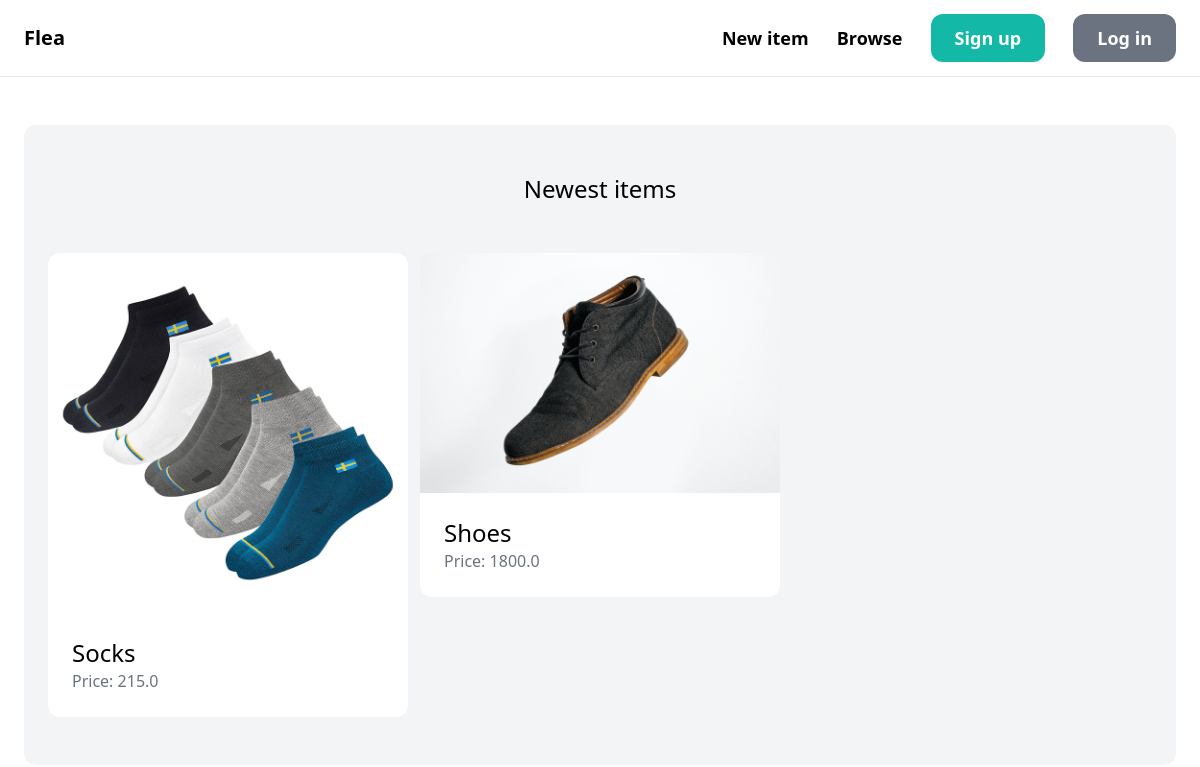
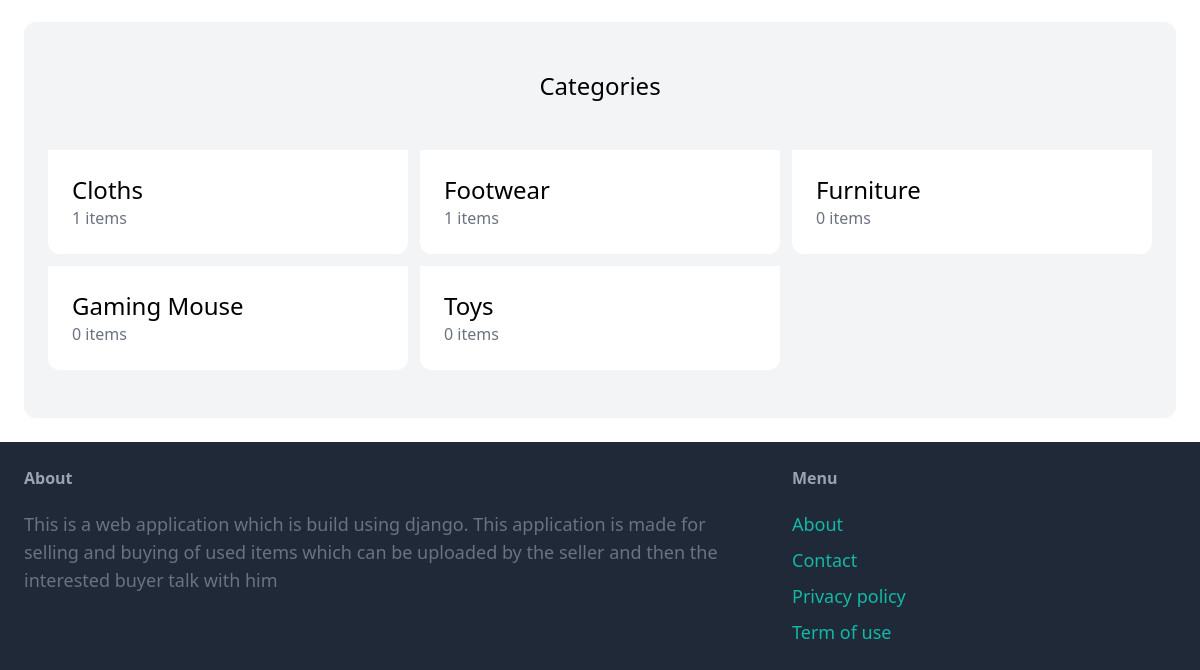
Before: / with the older database file (2 pictures, top to bottom).
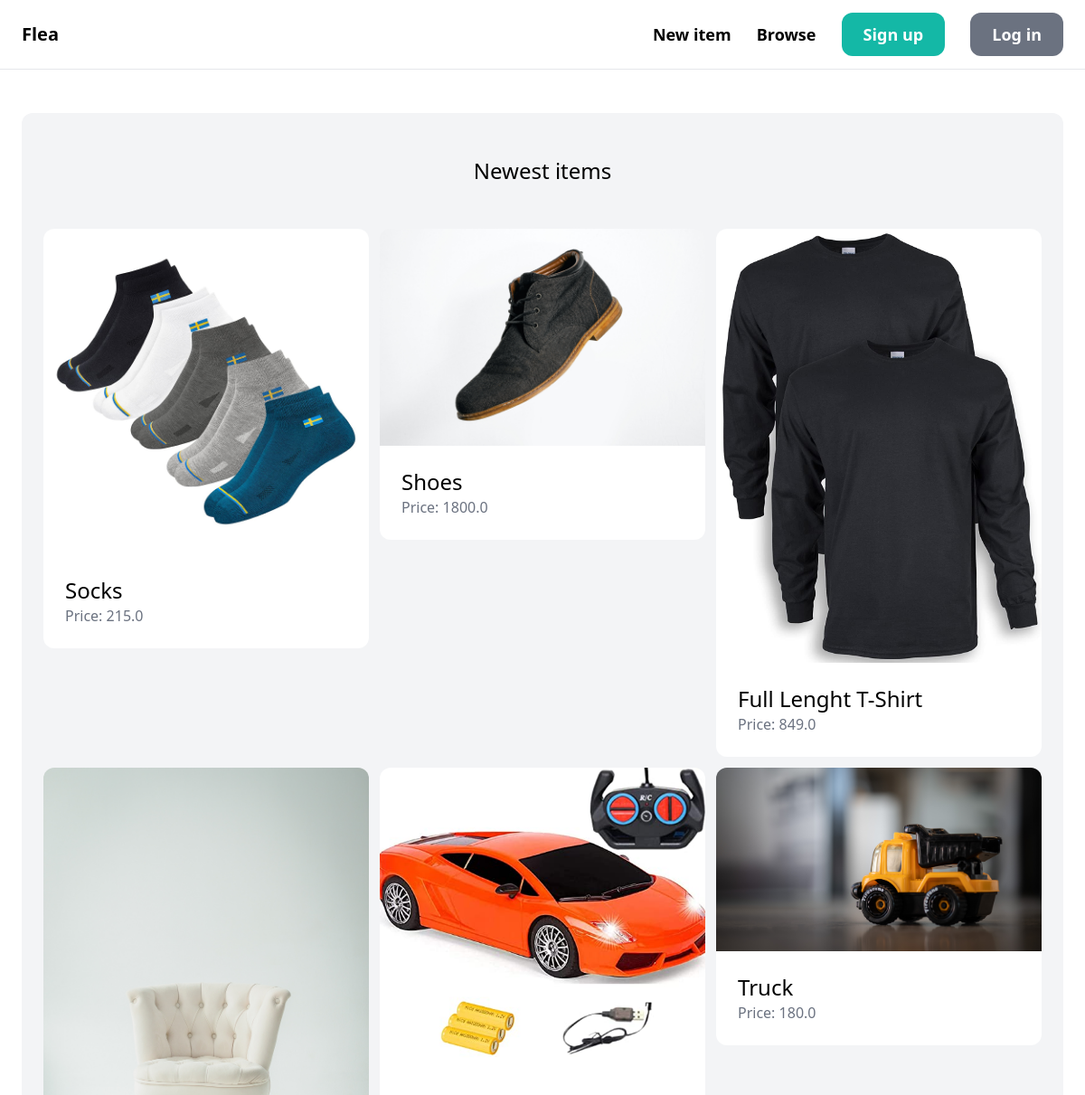
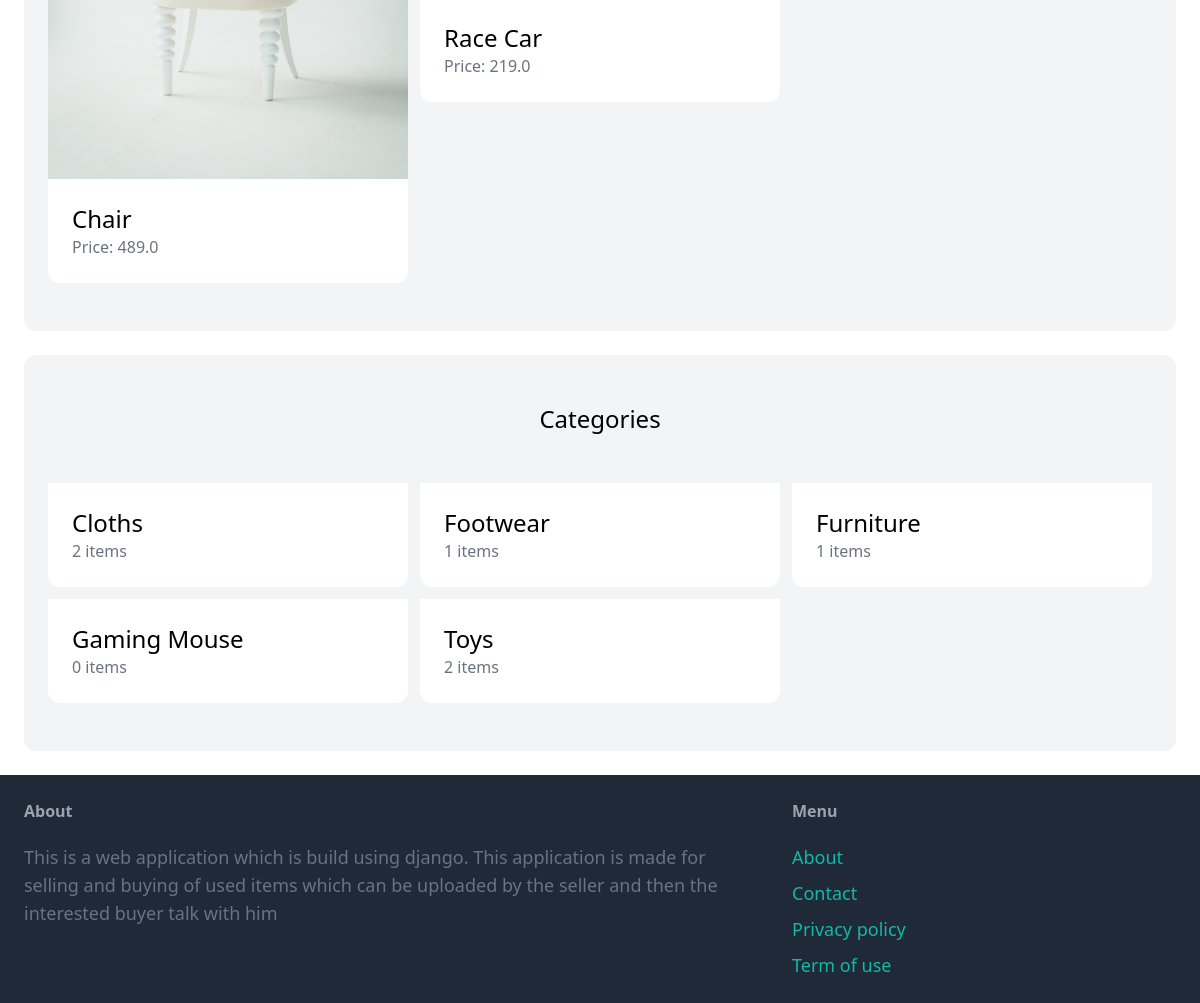
After: the same page with the newer database file (2 pictures, top to bottom).
### item/models.py (models this page shows, shortened)
class Item(models.Model):
    category = models.ForeignKey(Category, related_name='items', on_delete=models.CASCADE)
    name = models.CharField(max_length=255)
    description = models.TextField(blank=True, null=True)
    price = models.FloatField()
    image = models.ImageField(upload_to='item_images', blank=True, null=True)
    is_sold = models.BooleanField(default=False)
    created_by = models.ForeignKey(User, related_name='items', on_delete=models.CASCADE)
    created_at = models.DateTimeField(auto_now_add=True)

class Category(models.Model):
    name = models.CharField(max_length=255)
    class Meta:
        ordering = ('name',)
        verbose_name_plural = 'Categories'

### core/views.py (the view)
# urls.py: path('', views.index, name='index'),
def index(request):
    items = Item.objects.filter(is_sold=False)[0:6]
    categories = Category.objects.all()
    return render(request, 'core/index.html', {
        'categories': categories,
        'items': items,
    })

### core/templates/core/index.html (shortened to what this page needs)
{% extends 'core/base.html' %}
{% block content %}
    <div class="mt-6 px-6 py-12 bg-gray-100 rounded-xl">
        <h2 class="mb-12 text-2xl text-center">Newest items</h2>
        <div class="grid grid-cols-3 gap-3">
            {% for item in items %}
                <div>
                    <a href="{% url 'item:detail' item.id %}">
                        <div>
                            <img src="{{ item.image.url }}" class="rounded-t-xl">
                        </div>
                        <div class="p-6 bg-white rounded-b-xl">
                            <h2 class="text-2xl">{{ item.name }}</h2>
                            <p class="text-gray-500">Price: {{ item.price }}</p>
                        </div>
                    </a>
                </div>
            {% endfor %}
        </div>
    </div>
    <div class="mt-6 px-6 py-12 bg-gray-100 rounded-xl">
        <h2 class="mb-12 text-2xl text-center">Categories</h2>
        <div class="grid grid-cols-3 gap-3">
            {% for category in categories %}
                <div>
                    <a href="#">
                        <div class="p-6 bg-white rounded-b-xl">
                            <h2 class="text-2xl">{{ category.name }}</h2>
                            <p class="text-gray-500">{{ category.items.count }} items</p>
                        </div>
                    </a>
                </div>
            {% endfor %}
        </div>
    </div>
{% endblock %}

### core/templates/core/base.html (shortened to what this page needs)
<!doctype html>
<html>
    <head>
        <script src="https://cdn.tailwindcss.com"></script>
    </head>
    <body>
        <nav class="py-6 px-6 flex justify-between items-center border-b border-gray-200">
            <a href="/" class="text-xl font-semibold">Flea</a>
            <div class="space-x-6">
                <a href="{% url 'item:new' %}" class="text-lg font-semibold hover:text-gray-500">New item</a>
                <a href="{% url 'item:items' %}" class="text-lg font-semibold hover:text-gray-500">Browse</a>
                {% if request.user.is_authenticated %}
                    <a href="{% url 'conversation:inbox' %}" class="px-6 py-3 text-lg font-semibold bg-teal-500 text-white rounded-xl hover:bg-teal-700">Inbox</a>
                    <a href="{% url 'dashboard:index' %}" class="px-6 py-3 text-lg font-semibold bg-gray-500 text-white rounded-xl hover:bg-gray-700">Dashboard</a>
                    <a href="{% url 'core:logout' %}" class="px-6 py-3 text-lg font-semibold bg-gray-500 text-white rounded-xl hover:bg-gray-700">Log out</a>
                {% else %}
                    <a href="{% url 'core:signup' %}" class="px-6 py-3 text-lg font-semibold bg-teal-500 text-white rounded-xl hover:bg-teal-700">Sign up</a>
                    <a href="{% url 'core:login' %}" class="px-6 py-3 text-lg font-semibold bg-gray-500 text-white rounded-xl hover:bg-gray-700">Log in</a>
                {% endif %}
            </div>
        </nav>
        <div class="px-6 py-6">
            {% block content %}
            {% endblock %}
        </div>
        <footer class="py-6 px-6 flex justify-between bg-gray-800">
            <div class="w-2/3 pr-10">
                <h3 class="mb-5 font-semibold text-gray-400">About</h3>
                <p class="text-lg text-gray-500">This is a web application which is build using django. This application is made for selling and buying of used items which can be uploaded by the seller and then the interested buyer talk with him </p>
            </div>
            <div class="w-1/3">
                <h3 class="mb-5 font-semibold text-gray-400">Menu</h3>
                <ul class="space-y-2">
                    <li><a href="#" class="text-lg text-teal-500 hover:text-teal-700">About</a></li>
                    <li><a href="{% url 'core:contact' %}" class="text-lg text-teal-500 hover:text-teal-700">Contact</a></li>
                    <li><a href="#" class="text-lg text-teal-500 hover:text-teal-700">Privacy policy</a></li>
                    <li><a href="#" class="text-lg text-teal-500 hover:text-teal-700">Term of use</a></li>
                </ul>
            </div>
        </footer>
    </body>
</html>

Changed rows visible on the page:
added Item: image (picture), name "Full Lenght T-Shirt", price "849.0"
added Item: image (picture), name "Chair", price "489.0"
added Item: image (picture), name "Race Car", price "219.0"
added Item: image (picture), name "Truck", price "180.0"
computed for Category "Cloths": items.count "1" → "2"
computed for Category "Furniture": items.count "0" → "1"
computed for Category "Toys": items.count "0" → "2"
